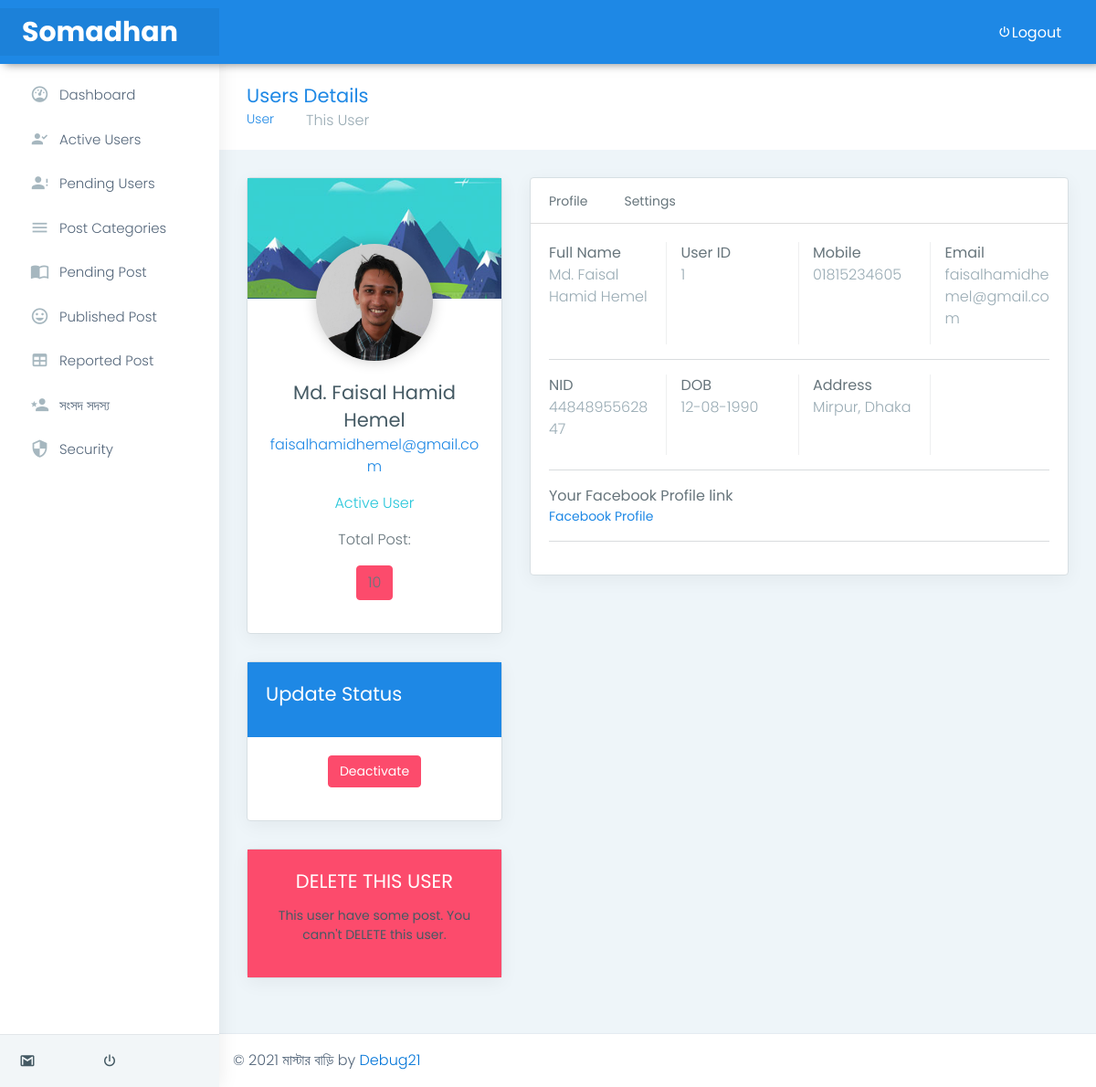
Screenshot of /control/viewuser.php?view_user=1 (signed in) with the database file from the repository.
### tables this page shows
CREATE TABLE `users` (
  `id` int(4) NOT NULL,
  `fullname` varchar(255) NOT NULL,
  `username` varchar(255) NOT NULL,
  `password` varchar(255) NOT NULL,
  `email` varchar(255) NOT NULL,
  `phone` varchar(255) NOT NULL,
  `nid` varchar(255) NOT NULL,
  `dob` varchar(255) NOT NULL,
  `address` varchar(255) NOT NULL,
  `avater` mediumtext NOT NULL,
  `bio` varchar(255) NOT NULL,
  `fbprofile` varchar(255) NOT NULL,
  `active` varchar(255) NOT NULL,
  `report` varchar(255) NOT NULL
);

### control/viewuser.php (the view, shortened to what this page needs)
<?php include "inc/header.php" ?>
<?php
if (isset($_GET['view_user'])) {
	$view_user = $_GET['view_user'];
    $query = "SELECT * FROM users WHERE id = '$view_user'";
    $select_user = mysqli_query($connection, $query);
    while ( $row = mysqli_fetch_assoc($select_user) )
    {
        $u_id         = $row['id'];
        $u_fullname   = $row['fullname'];
        $u_email      = $row['email'];
        $u_phone      = $row['phone'];
        $nid          = $row['nid'];
        $dob          = $row['dob'];
        $u_pp         = $row['avater'];
        $address      = $row['address'];
        $fbprofile    = $row['fbprofile'];
        $active       = $row['active'];
    }
}
?>
<div class="page-wrapper">
    <div class="page-breadcrumb">
        <div class="row align-items-center">
            <div class="col-md-6 col-8 align-self-center">
                <h3 class="page-title mb-0 p-0">Users Details</h3>
                <div class="d-flex align-items-center">
                    <nav aria-label="breadcrumb">
                        <ol class="breadcrumb">
                            <li class="breadcrumb-item"><a href="#">User</a></li>
                            <li class="breadcrumb-item active" aria-current="page">This User</li>
                        </ol>
                    </nav>
                </div>
            </div>
            <div class="col-md-6 col-4 align-self-center">
            </div>
        </div>
    </div>
    <?php
        if (empty($view_user)) {
            echo '<div class="alert alert-warning mb-5" style="width: 600px;margin: 0 auto; margin-top: 60px;border-radius: 10px;">No! User Selected</div>';
        }
        else{
    ?>
<?php
$query = "SELECT * FROM blog WHERE aut_id = '$u_id' ";
$all_bg_by_user = mysqli_query($connection, $query);
$postCount = 0;
while ($row = mysqli_fetch_assoc($all_bg_by_user)){
  $postCount++;}
  ?>
    <div class="container-fluid">
        <div class="row">
            <div class="col-lg-4 col-xlg-3">
                <div class="card">
                    <img class="card-img-top" src="assets/images/background/profile-bg.jpg"
                        alt="Card image cap">
                    <div class="card-body little-profile text-center">
                        <div class="pro-img">
                            <img src="../user/img/users/<?php
                              if( !$u_pp ){
                                echo 'title_logo.png';
                              }
                              else{
                                echo $u_pp;
                              }
                             ?>"  alt="User">
                        </div>
                        <h3 class="mb-0"><?php echo $u_fullname;?></h3>
                        <p><a href="mailto:"><?php echo $u_email; ?></a></p>
                        <?php
                            if ($active == 'YES') {
                        ?>
                        <p class="text-success">Active User</p>
                        <p>Total Post:</p>
                        <center><p class="btn btn-danger"><?php echo $postCount; ?></p></center>
                        <?php }
                        else{ ?>
                        <p class="text-danger">Not Active User</p>
                        <?php } ?>
                    </div>
                </div>
                <div class="card">
                    <div class="card-body bg-info">
                        <h4 class="text-white card-title">Update Status</h4>
                    </div>
                    <div class="card-body">
                        <div class="message-box contact-box">
                            <div class="message-widget contact-widget">
                                <?php
                                    if ($active == 'YES') { ?>
                                        <form method="POST" class="form-horizontal form-material mx-2">
                                             <div class="form-group">
                                                <div class="col-sm-12 text-center">
                                                    <input type="submit" name="up_deactive" value="Deactivate" class="btn btn-danger text-white">
                                                </div>
                                            </div>
                                        </form>
                                   <?php }
                                ?>
                            </div>
                        </div>
                    </div>
                </div>
                <?php
                    $checkPST = "SELECT * FROM blog WHERE aut_id = '$u_id'";
                    $checkHavePst = mysqli_query($connection, $checkPST);
                    while ($row = mysqli_fetch_assoc($checkHavePst)){
                      $post_idDDa          = $row['post_id'];
                    }
                    if (empty($post_idDDa)) {
                    ?>
                    <div class="card">
                        <div class="card-body bg-danger text-center">
                            <h4 class="text-white card-title">DELETE THIS USER</h4>
                            <a href="" class="text-warning" data-toggle="modal" data-target="#deleTeaMod">Delete</a>
                        </div>
                    </div>
                    <?php }else{ ?>
                    <div class="card">
                        <div class="card-body bg-danger text-center">
                            <h4 class="text-white card-title">DELETE THIS USER</h4>
                            <p>This user have some post. You cann't DELETE this user.</p>
                        </div>
                    </div>
                    <?php }?>
            </div>
            <div class="col-lg-8 col-xlg-9">
                <div class="card">
                    <ul class="nav nav-tabs profile-tab" role="tablist">
                        <li class="nav-item"> <a class="nav-link" data-bs-toggle="tab" href="#profile"
                                role="tab">Profile</a> </li>
                        <li class="nav-item"> <a class="nav-link" data-bs-toggle="tab" href="#settings"
                                role="tab">Settings</a>
                        </li>
                    </ul>
                    <div class="tab-content">
                        <div class="tab-pane active" id="profile" role="tabpanel">
                            <div class="card-body">
                                <div class="row">
                                    <div class="col-md-3 col-xs-6 b-r"> <strong>Full Name</strong>
                                        <br>
                                        <p class="text-muted"><?php echo $u_fullname; ?></p>
                                    </div>
                                    <div class="col-md-3 col-xs-6 b-r"> <strong>User ID</strong>
                                        <br>
                                        <p class="text-muted"><?php echo $u_id; ?></p>
                                    </div>
                                    <div class="col-md-3 col-xs-6 b-r"> <strong>Mobile</strong>
                                        <br>
                                        <p class="text-muted"><?php echo $u_phone; ?></p>
                                    </div>
                                    <div class="col-md-3 col-xs-6"> <strong>Email</strong>
                                        <br>
                                        <p class="text-muted"><?php echo $u_email; ?></p>
                                    </div>
                                </div>
                                <hr>
                                <div class="row">
                                    <div class="col-md-3 col-xs-6 b-r"> <strong>NID</strong>
                                        <br>
                                        <p class="text-muted"><?php echo $nid; ?></p>
                                    </div>
                                    <div class="col-md-3 col-xs-6 b-r"> <strong>DOB</strong>
                                        <br>
                                        <p class="text-muted"><?php echo $dob; ?></p>
                                    </div>
                                    <div class="col-md-3 col-xs-6 b-r"> <strong>Address</strong>
                                        <br>
                                        <p class="text-muted"><?php echo $address; ?></p>
                                    </div>
                                </div>
                                <hr>
                                <div class="row">
                                    <div class=""> <strong>Your Facebook Profile link</strong>
                                        <br>
                                        <a href="<?php echo $fbprofile; ?>" target="_blank" class="">Facebook Profile</a>
                                    </div>
                                </div>
                                <hr>
                            </div>
                        </div>
                    </div>
                </div>
            </div>
        </div>
    </div>
<?php } ?>
<?php include "inc/footer.php" ?>

### rows the page displays
users: avater (picture), fullname "Md. Faisal Hamid Hemel", email "faisalhamidhemel@gmail.com", id "1", phone "01815234605", nid "4484895562847", dob "12-08-1990", address "Mirpur, Dhaka"
